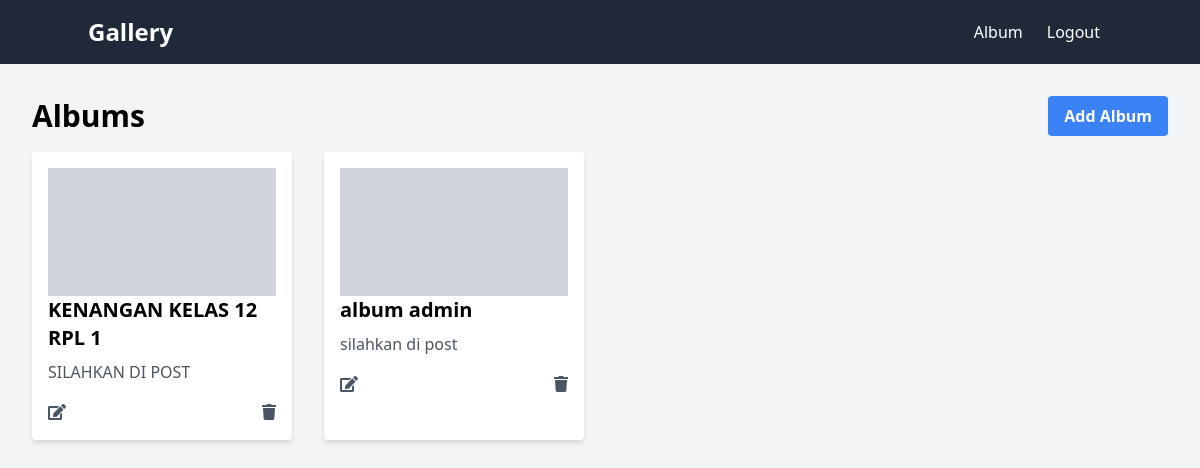
Screenshot of /user/user_dashboard.php with the database file from the repository.
### tables this page shows
CREATE TABLE `albums` (
  `album_id` int(11) NOT NULL,
  `user_id` int(11) NOT NULL,
  `title` varchar(100) NOT NULL,
  `description` text NOT NULL,
  `created_at` timestamp NOT NULL DEFAULT current_timestamp() ON UPDATE current_timestamp()
);

### user/user_dashboard.php (the view, shortened to what this page needs)
<?php
$host = 'localhost';
$dbname = 'gallery';
$user = 'root';
$password = '';
try {
    $pdo = new PDO("mysql:host=$host;dbname=$dbname", $user, $password);
    $pdo->setAttribute(PDO::ATTR_ERRMODE, PDO::ERRMODE_EXCEPTION);
    $stmt = $pdo->prepare("SELECT * FROM albums");
    $stmt->execute();
    $albums = $stmt->fetchAll(PDO::FETCH_ASSOC);
} catch (PDOException $e) {
    echo "Connection failed: " . $e->getMessage();
}
?>
<!DOCTYPE html>
<html lang="en">
<head>
    <link rel="stylesheet" href="https://cdn.jsdelivr.net/npm/tailwindcss@2.2.19/dist/tailwind.min.css">
</head>
<body class="bg-gray-100 font-sans">
    <?php include('gallery_navbar.php'); ?>
    <div class="flex-1 p-8">
        <div class="flex justify-between items-center mb-4">
            <h2 class="text-3xl font-bold">Albums</h2>
            <a href="add_album.php" class="bg-blue-500 hover:bg-blue-700 text-white font-bold py-2 px-4 rounded">Add Album</a>
        </div>
        <div class="grid grid-cols-1 sm:grid-cols-2 md:grid-cols-3 lg:grid-cols-4 xl:grid-cols-6 gap-8">
            <?php foreach ($albums as $album) : ?>
                <div class="bg-white p-4 rounded shadow-md relative">
                    <a href="photo.php?album_id=<?php echo $album['album_id']; ?>">
                        <?php
                        $stmt = $pdo->prepare("SELECT * FROM photos WHERE album_id = :album_id LIMIT 1");
                        $stmt->bindParam(':album_id', $album['album_id'], PDO::PARAM_INT);
                        $stmt->execute();
                        $photo = $stmt->fetch(PDO::FETCH_ASSOC);
                        if ($photo) {
                            if (isset($photo['photo_path'])) {
                                echo '<img src="/.uploads/' . $photo['photo_path'] . '" alt="" class="rounded shadow-md">';
                            } else {
                                echo '<div class="w-full h-32 bg-gray-300"></div>';
                            }
                        } else {
                            echo '<div class="w-full h-32 bg-gray-300"></div>';
                        }
                        ?>
                        <h3 class="text-xl font-semibold mb-2"><?php echo $album['title']; ?></h3>
                        <p class="text-gray-600 mb-4"><?php echo $album['description']; ?></p>
                    </a>
                    <div class="flex justify-between items-center mt-4">
                        <a href="../user/edit_album.php?album_id=<?php echo $album['album_id']; ?>" class="text-gray-600 hover:text-blue-500">
                            <i class="fas fa-edit"></i>
                        </a>
                        <a href="delete_album.php?album_id=<?php echo $album['album_id']; ?>" class="text-gray-600 hover:text-red-500">
                            <i class="fas fa-trash"></i>
                        </a>
                    </div>
                </div>
            <?php endforeach; ?>
        </div>
    </div>
</body>
</html>
</body>
</html>

### rows the page displays
albums: title "KENANGAN KELAS 12 RPL 1", description "SILAHKAN DI POST"
albums: title "album admin", description "silahkan di post"
